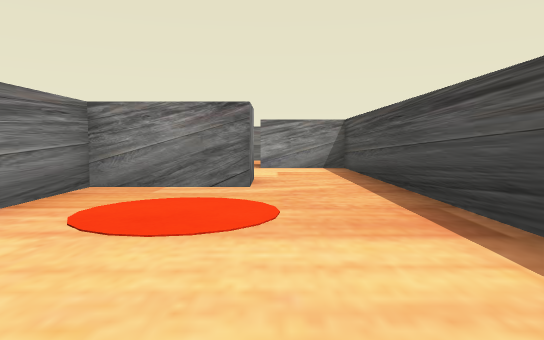
View 1 (above)

20 first-person views from a walk through a scene from a Unity 3-D project. The camera is 0.51 m above the floor, tilts 4° down and sees 70° across. The floor is counted in squares, 1 m on a side. Each view is taken from the middle of a square. On the plan, view 1 faces up. The plan holds only what a view shows up to about 9 squares ahead; the rest is blank.

View 2
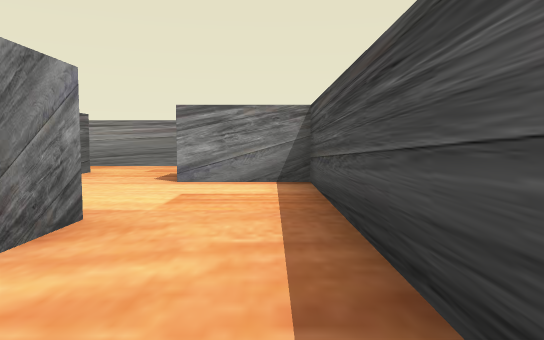

View 3
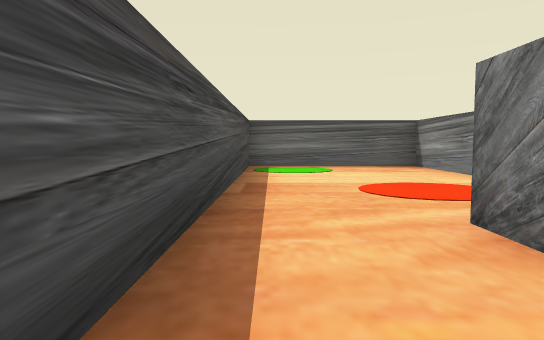

View 4
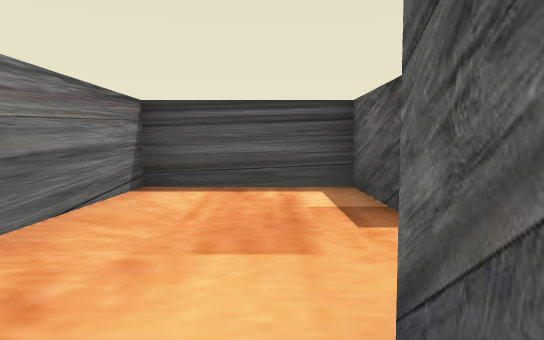

View 5
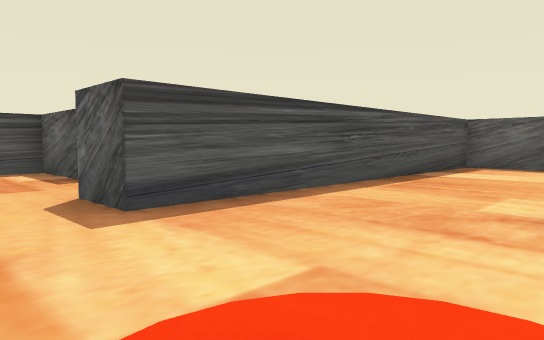

View 6
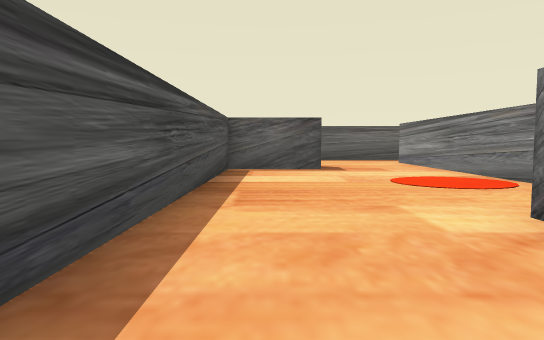

View 7
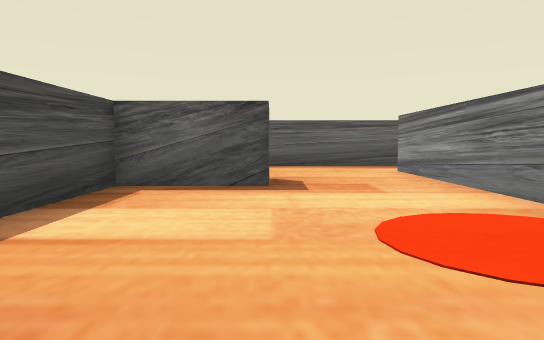

View 8
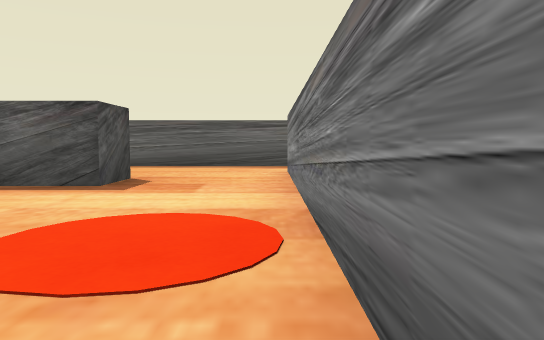

View 9
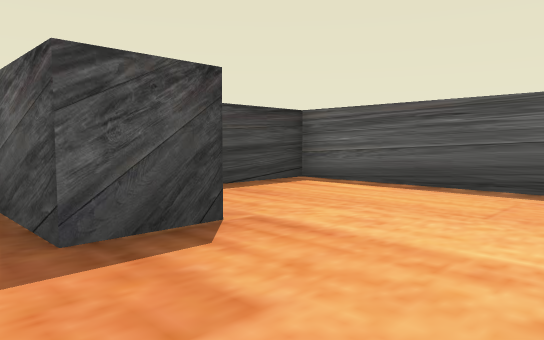

View 10
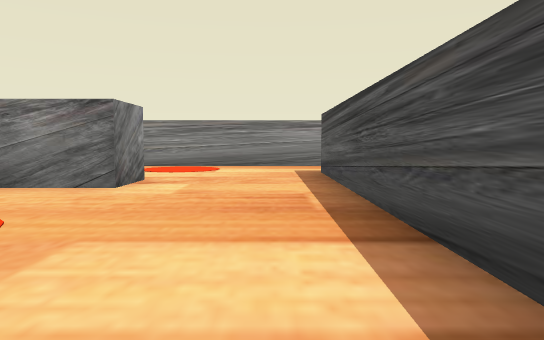

View 11
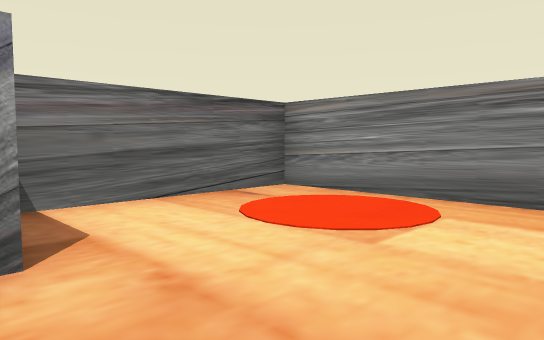

View 12
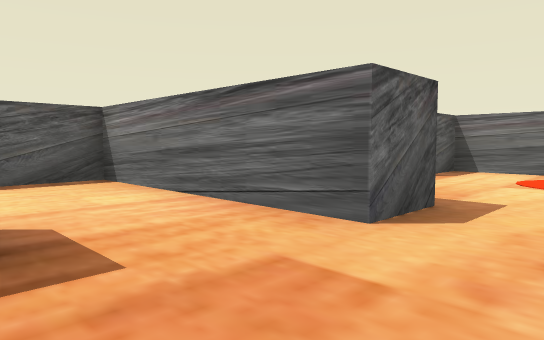

View 13
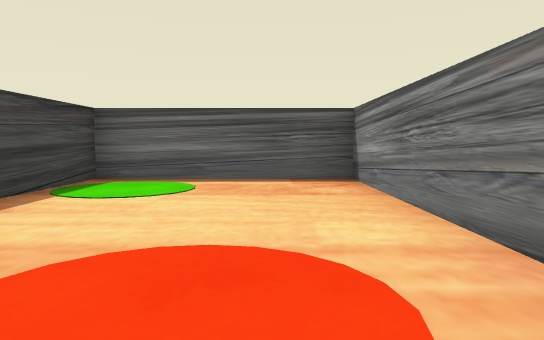

View 14
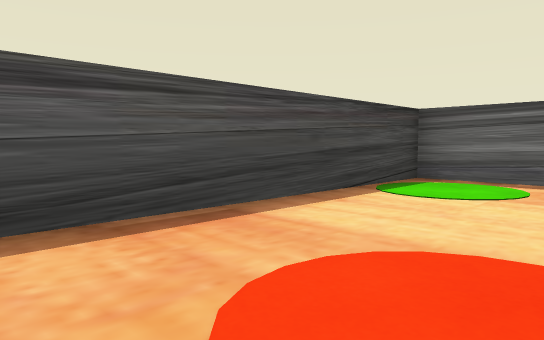

View 15
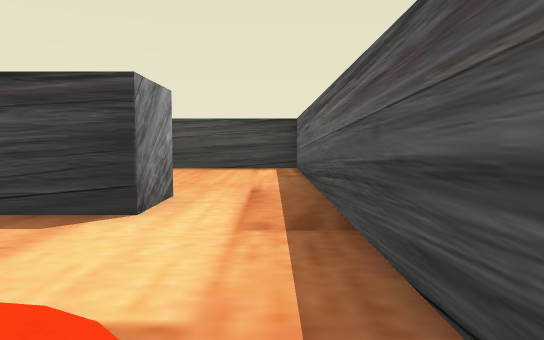

View 16
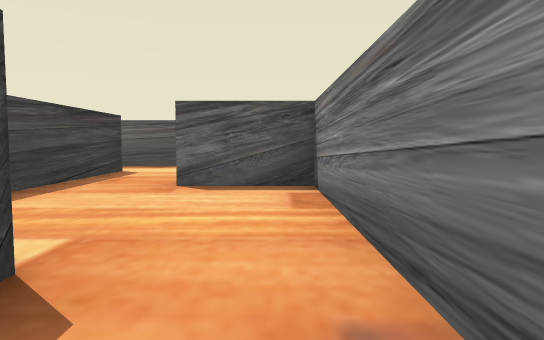

View 17
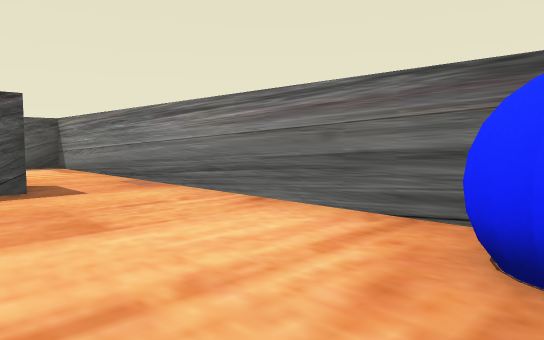

View 18
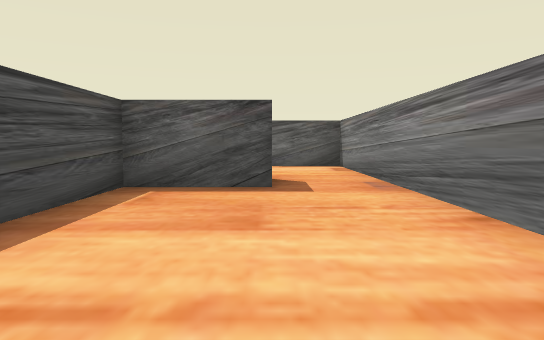

View 19
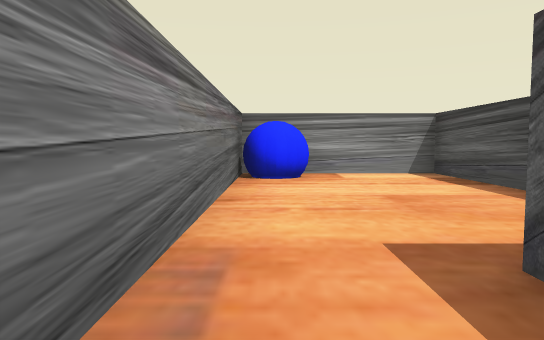

View 20
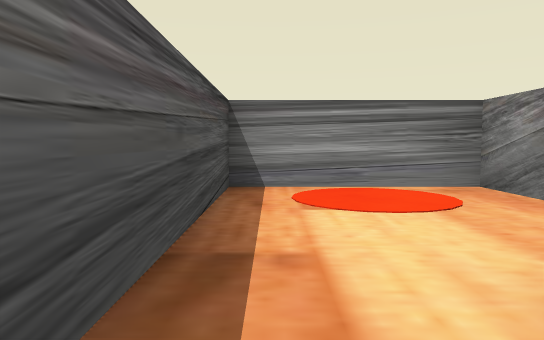

### Floor plan
Points are (right, up) in squares from view 1. A wall is a line through its corners. A room is listed if a view was taken in it or the views show most of it. See-through windows are left out.
Room 1 (views 1, 2, 3, 4, 12, 13, 14)
walls: (-3.2, 9.7) (-2.2, 9.7) (-2.2, -1.5) (1.5, -1.5) (1.5, 11.5) (-3.4, 11.5)
ways out: opening at (-2.5, 10.5) to room 2
objects: other object (-2, 5) to (-1, 5); other object (0, 8) to (1, 9)
Room 2 (views 5, 6, 7, 8, 9, 10, 11, 20)
walls: (-7.3, 6.6) (-7.3, -0.1); (-7.6, -1.5) (-3.2, -1.5) (-3.2, 9.7); (-3.4, 11.5) (-7.3, 11.5) (-7.3, 8.5)
ways out: opening at (-2.5, 10.5) to room 1; opening at (-8, -1) to room 3
objects: other object (-7, 8) to (-6, 8); other object (-5, 2) to (-4, 2)
Room 3 (views 15, 16, 17, 18, 19)
walls: (-8.3, 6.5) (-8.3, 11.5) (-11.5, 11.5) (-11.5, -1.5) (-7.6, -1.5); (-7.3, -0.1) (-8.3, -0.1) (-8.3, 3)
ways out: opening at (-8, -1) to room 2
objects: other object (-11, 2) to (-10, 2); blue ball (-11, 11); other object (-10, 6) to (-9, 6)

Where each view was taken, in squares from view 1:
view 1: 0 up, 0 right, facing up
view 2: 3 up, 1 right, facing up
view 3: 7 up, 1 right, facing down
view 4: 10 up, 3 left, facing right
view 5: 11 up, 6 left, facing down-right
view 6: 10 up, 4 left, facing down
view 7: 7 up, 5 left, facing down
view 8: 7 up, 7 left, facing down
view 9: 3 up, 7 left, facing down-right
view 10: 3 up, 4 left, facing up
view 11: 8 up, 4 left, facing up-left
view 12: 11 up, 0 right, facing down-left
view 13: 4 up, 1 left, facing down
view 14: 4 up, 1 left, facing down-right
view 15: 1 down, 11 left, facing right
view 16: 7 up, 11 left, facing down
view 17: 11 up, 9 left, facing down-left
view 18: 11 up, 10 left, facing down
view 19: 5 up, 11 left, facing up
view 20: 1 down, 7 left, facing left
